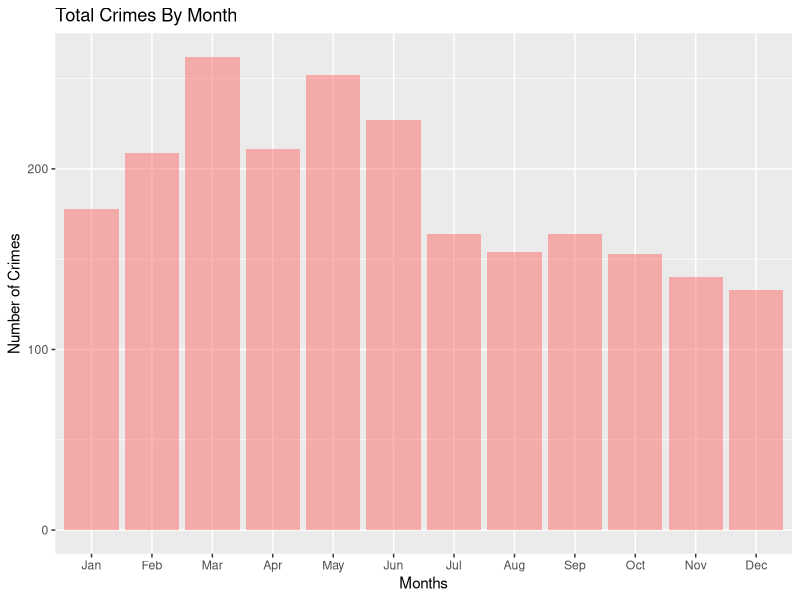

This chart was generated by the following R code:
## ---- chunk 1
hatecrimes <- read.csv("NYPD_Hate_Crimes.csv")
## ---- chunk 2
library(ggplot2)
library(dplyr)
library(tidyverse)
## ---- chunk 3
totalcrimes <- hatecrimes |>
  group_by(Month.Number) |>
  summarize(Total_Arrests_Per_Month = sum(n())) 

month_order <- c("Jan", "Feb", "Mar", "Apr", "May", "Jun",
                 "Jul", "Aug", "Sep", "Oct", "Nov", "Dec")
totalcrimes$Month.Number <- factor(totalcrimes$Month.Number, levels = 1:12, labels = month_order)

totalcrimesplot <- totalcrimes |>
  ggplot(aes(x = Month.Number, y = Total_Arrests_Per_Month)) +
           geom_bar(stat = "identity", fill = "indianred1", alpha = 0.5) +
  labs(title = "Total Crimes By Month",
       x = "Months",
       y = "Number of Crimes")
  
totalcrimesplot
## ---- chunk 4

month_names <- c("January", "February", "March", "April", "May", "June",
                 "July", "August", "September", "October", "November", "December")

summary_table <- hatecrimes |>
  group_by(Month.Number) |>
  summarize(Average_Crimes = mean(n())) |>
  arrange(desc(Average_Crimes)) 


top_3_highest <- summary_table |>
  top_n(3, wt = Average_Crimes)

bottom_3_lowest <- summary_table |>
  top_n(-3, wt = Average_Crimes)


final_table <- bind_rows(top_3_highest, bottom_3_lowest) |>
  mutate(Month= month_names[Month.Number]) |>
  select(Month, everything()) |>
  select(-Month.Number) |>
  knitr::kable()

final_table
## ---- chunk 5
TOPCRIMES <- hatecrimes |>
  mutate(Year = Complaint.Year.Number)

top_month_2019 <- TOPCRIMES |>
  filter(Year == 2019) |>
  group_by(Year, Month.Number) |>
  summarize(Total_Crimes = n()) |>
  arrange(desc(Total_Crimes)) |>
  slice(1)

top_month_2020 <- TOPCRIMES |>
  filter(Year == 2020) |>
  group_by(Year, Month.Number) |>
  summarize(Total_Crimes = n()) |>
  arrange(desc(Total_Crimes)) |>
  slice(1)

top_month_2021 <- TOPCRIMES |>
  filter(Year == 2021) |>
  group_by(Year, Month.Number) |>
  summarize(Total_Crimes = n()) |>
  arrange(desc(Total_Crimes)) |>
  slice(1)

resultbox <- bind_rows(top_month_2019, top_month_2020, top_month_2021)
resultbox$Month <- month.name[resultbox$Month.Number]

resultbox <- resultbox |>
  select(-Month.Number) |>
  select(Year, Month, Total_Crimes) |>
  knitr::kable()

resultbox
